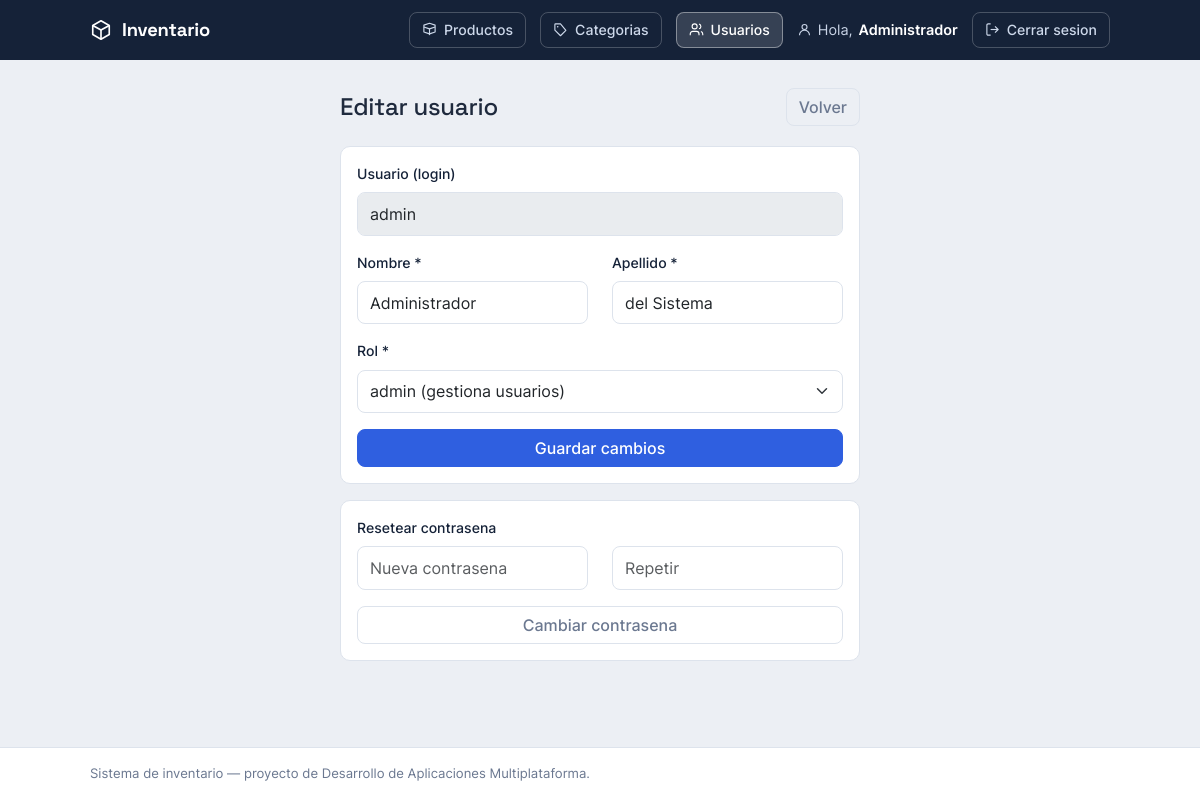
/index.php/usuarios/1/editar (signed in), run on the app's committed database.
### tables this page shows
CREATE TABLE usuarios (
  id             INT AUTO_INCREMENT PRIMARY KEY,
  usuario        VARCHAR(50)  NOT NULL UNIQUE,    
  nombre         VARCHAR(50)  NOT NULL,           
  apellido       VARCHAR(50)  NOT NULL,           
  rol            ENUM('admin','usuario') NOT NULL DEFAULT 'usuario',   
  password_hash  VARCHAR(255) NOT NULL,           
  pregunta       VARCHAR(255) NOT NULL,           
  respuesta_hash VARCHAR(255) NOT NULL,           
  fecha_creacion TIMESTAMP    DEFAULT CURRENT_TIMESTAMP
);

### app/Core/Controller.php (called while the page is built, shortened)
<?php
class Controller
{
    protected function vista(string $nombre, array $datos = []): void
    {
        extract($datos);
        require __DIR__ . '/../Views/' . $nombre . '.php';
    }
}

### app/Controllers/UsuarioController.php (called while the page is built, shortened)
<?php
class UsuarioController extends Controller
{
    public function editar(string $id): void
    {
        $u = Usuario::porId((int) $id);
        $this->vista('usuarios/editar', ['u' => $u, 'errores' => []]);
    }
}

### public/index.php (called while the page is built, shortened)
<?php
require __DIR__ . '/../app/Core/autoload.php';
require __DIR__ . '/../app/Core/helpers.php';
$router = new App\Core\Router();
$ruta = $_SERVER['PATH_INFO'] ?? '/';
$ruta = '/' . trim($ruta, '/');
$router->despachar($_SERVER['REQUEST_METHOD'], $ruta);

### app/Core/helpers.php (called while the page is built, shortened)
<?php
function base_path(): string {
    return rtrim(str_replace('\\', '/', dirname($_SERVER['SCRIPT_NAME'])), '/');
}
function url(string $ruta = ''): string {
    return base_path() . '/index.php/' . ltrim($ruta, '/');
}
function e(?string $texto): string {
    return htmlspecialchars((string) $texto, ENT_QUOTES);
}

### app/Core/autoload.php (called while the page is built, shortened)
<?php
spl_autoload_register(function (string $clase): void {
    $prefijo = 'App\\';
    $relativo = substr($clase, strlen($prefijo));
    $ruta = __DIR__ . '/../' . str_replace('\\', '/', $relativo) . '.php';
});

### config/config.php (called while the page is built, shortened)
<?php
if (getenv('DB_PASS') !== false) {
    return [
        'host'    => getenv('DB_HOST') ?: 'tarea_crud_mysql',
        'nombre'  => getenv('DB_NAME') ?: 'tarea_crud_db',
        'usuario' => getenv('DB_USER') ?: 'root',
        'pass'    => getenv('DB_PASS'),
    ];
}
die('No hay configuracion de base de datos: defini variables de entorno o crea secrets.php.');

### app/Core/Database.php (called while the page is built, shortened)
<?php
class Database
{
    private static ?PDO $pdo = null;
    public static function pdo(): PDO
    {
        if (self::$pdo === null) {
            $cfg = require __DIR__ . '/../../config/config.php';
            $dsn = "mysql:host={$cfg['host']};dbname={$cfg['nombre']};charset=utf8mb4";
            try {
                self::$pdo = new PDO($dsn, $cfg['usuario'], $cfg['pass'], [
                    PDO::ATTR_ERRMODE            => PDO::ERRMODE_EXCEPTION,
                    PDO::ATTR_DEFAULT_FETCH_MODE => PDO::FETCH_ASSOC,
                    PDO::ATTR_EMULATE_PREPARES   => false,
                ]);
            } catch (PDOException $e) {
                die('Error de conexion a la base de datos: ' . $e->getMessage());
            }
        }
        return self::$pdo;
    }
}

### app/Models/Usuario.php (called while the page is built, shortened)
<?php
class Usuario
{
    public static function porId(int $id): ?array
    {
        $stmt = Database::pdo()->prepare(
            'SELECT id, usuario, nombre, apellido, rol, fecha_creacion
             FROM usuarios WHERE id = :id'
        );
        $stmt->execute([':id' => $id]);
        $u = $stmt->fetch();
        return $u ?: null;
    }
}

### app/Views/usuarios/editar.php (the view, shortened to what this page needs)
<?php
require __DIR__ . '/../layouts/header.php';
?>
<main class="shell narrow">
  <div class="page-head"><h1>Editar usuario</h1><a href="<?= url('usuarios') ?>" class="btn btn-outline-secondary">Volver</a></div>
  <form method="post" action="<?= url('usuarios/' . (int) $u['id']) ?>" class="card card-body mb-3">
    <div class="mb-3"><label class="form-label">Usuario (login)</label><input type="text" class="form-control" value="<?= e($u['usuario']) ?>" disabled></div>
    <div class="row">
      <div class="col mb-3"><label class="form-label">Nombre *</label><input type="text" name="nombre" class="form-control" value="<?= e($u['nombre']) ?>" required></div>
      <div class="col mb-3"><label class="form-label">Apellido *</label><input type="text" name="apellido" class="form-control" value="<?= e($u['apellido']) ?>" required></div>
    </div>
    <div class="mb-3">
      <label class="form-label">Rol *</label>
      <select name="rol" class="form-select">
        <option value="admin"   <?= $u['rol'] === 'admin'   ? 'selected' : '' ?>>admin (gestiona usuarios)</option>
      </select>
    </div>
    <button type="submit" class="btn btn-primary">Guardar cambios</button>
  </form>
  <form method="post" action="<?= url('usuarios/' . (int) $u['id'] . '/password') ?>" class="card card-body">
    <label class="form-label">Resetear contrasena</label>
    <div class="row">
      <div class="col mb-3"><input type="password" name="password" class="form-control" placeholder="Nueva contrasena" required></div>
      <div class="col mb-3"><input type="password" name="password2" class="form-control" placeholder="Repetir" required></div>
    </div>
    <button type="submit" class="btn btn-outline-secondary">Cambiar contrasena</button>
  </form>
</main>
<?php require __DIR__ . '/../layouts/footer.php'; ?>

### app/Core/Router.php (shortened to what this page needs)
<?php
class Router
{
    private array $rutas = [];
    public function agregar(string $metodo, string $patron, array $accion, bool $privada = false): void
    {
        $this->rutas[] = compact('metodo', 'patron', 'accion', 'privada');
    }
    public function despachar(string $metodo, string $ruta): void
    {
        foreach ($this->rutas as $r) {
            if ($r['metodo'] !== $metodo) {
                continue;
            }
            $regex = '#^' . preg_replace('#\{[a-z]+\}#', '(\d+)', $r['patron']) . '$#';
            if (preg_match($regex, $ruta, $coincidencias)) {
                array_shift($coincidencias);
                [$clase, $metodoCtrl] = $r['accion'];
                (new $clase())->$metodoCtrl(...$coincidencias);
                return;
            }
        }
    }
}

### public/assets/css/estilo.css (style rules this page uses)
:root { --ink:#152238; --ink-2:#1f3252; --bg:#eceff4; --surface:#ffffff; --line:#dde3ec; --text:#1f2a3d; --muted:#6b7890; --brand:#2f5fe0; --brand-strong:#2449b8; --ok:#157f52; --ok-bg:#e4f5ec; --warn:#9a6212; --warn-bg:#fbeeda; --bad:#b23b3b; --bad-bg:#fbe6e6; --radius:10px; }
* { box-sizing:border-box; }
body { background:var(--bg); color:var(--text); font-family:"Inter",system-ui,sans-serif; font-size:15px; margin:0; min-height:100vh; display:flex; flex-direction:column; }
h1,h2,h3,.brand { font-family:"Space Grotesk","Inter",sans-serif; letter-spacing:-.01em; }
.shell { flex:1; width:100%; max-width:1060px; margin:0 auto; padding:28px 20px 48px; }
.shell.narrow { max-width:560px; }
.page-head { display:flex; align-items:center; justify-content:space-between; gap:16px; margin-bottom:20px; }
.page-head h1 { font-size:1.5rem; margin:0; }
.btn { border-radius:8px; font-weight:500; }
.btn-primary { background:var(--brand); border-color:var(--brand); }
.btn-outline-secondary { color:var(--muted); border-color:var(--line); }
.card { border:1px solid var(--line)!important; border-radius:var(--radius)!important; box-shadow:none!important; }
.form-label { font-weight:500; font-size:.88rem; color:var(--ink); }
.form-control,.form-select { border-color:var(--line); border-radius:8px; padding:.55rem .75rem; }

### data on the page
usuarios: usuario "admin", nombre "Administrador", apellido "del Sistema", rol "admin (gestiona usuarios)"
